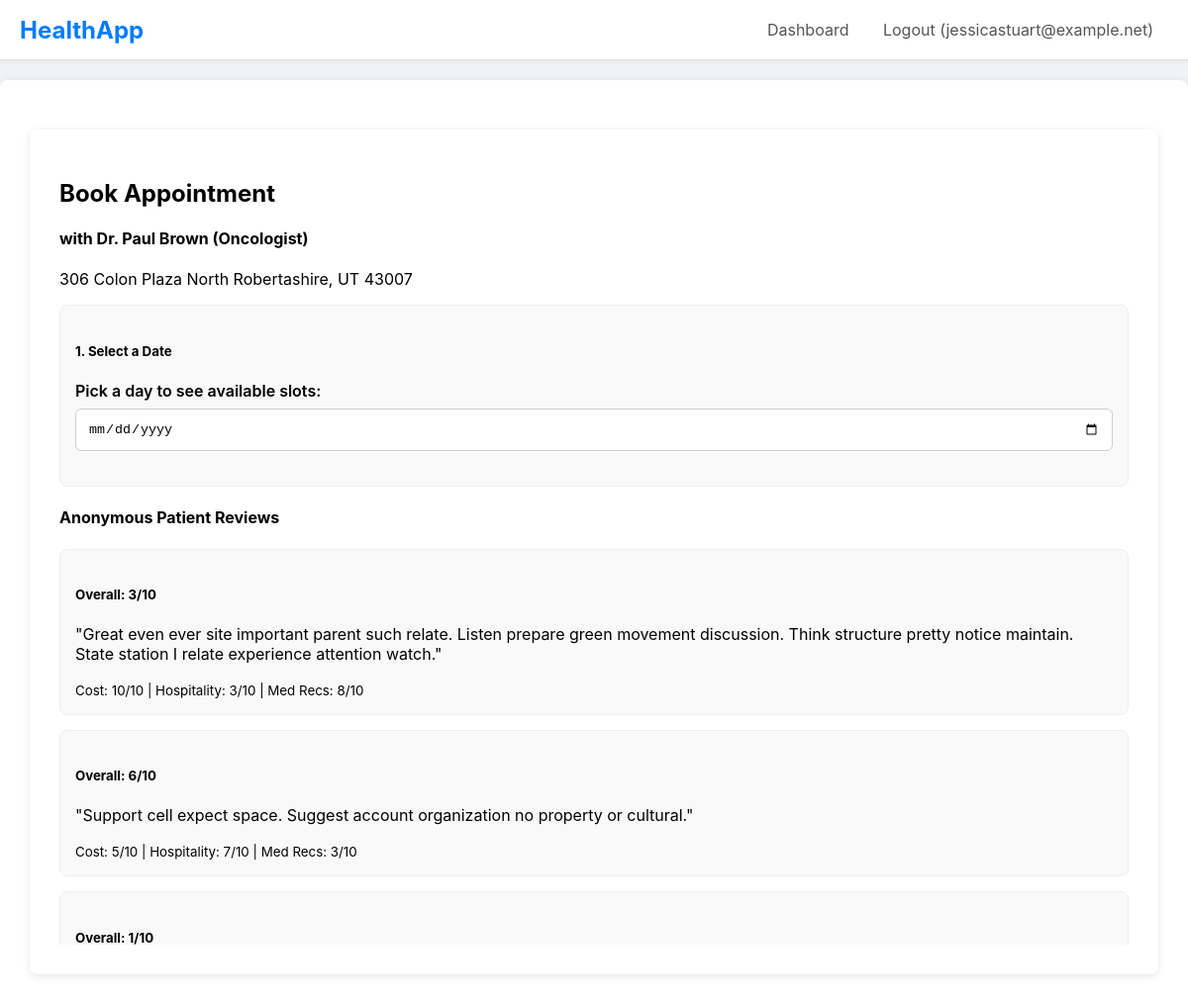
Before: /book_appointment/1 (signed in) with the older database file.
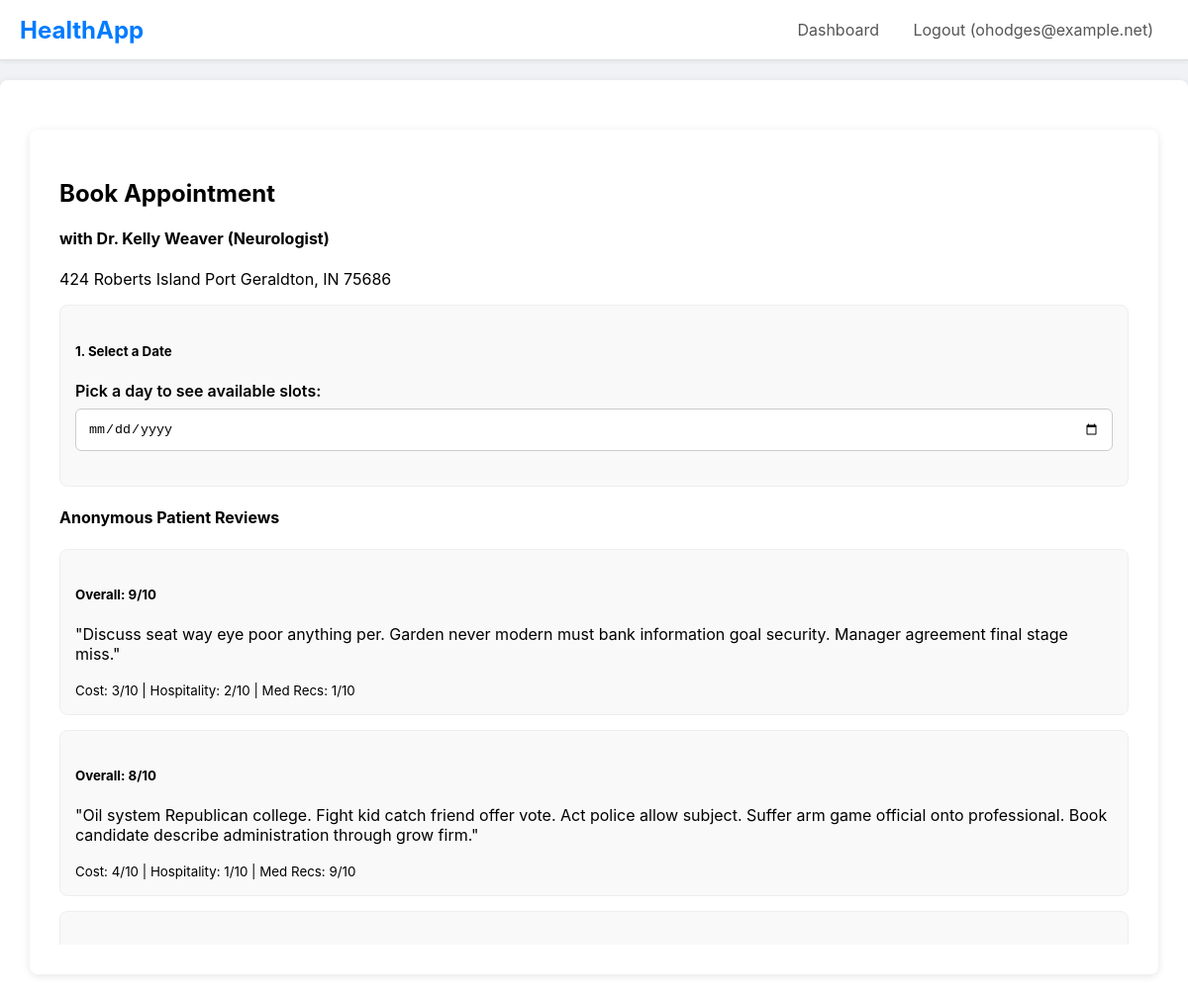
After: the same page with the newer database file.
### main.py (models this page shows)
class User(db.Model, UserMixin):
    id = db.Column(db.Integer, primary_key=True)
    email = db.Column(db.String(120), unique=True, nullable=False)
    password_hash = db.Column(db.String(60), nullable=False)
    role = db.Column(db.String(20), nullable=False)
    patient_profile = db.relationship('PatientProfile', backref='user', uselist=False, cascade="all, delete-orphan")
    doctor_profile = db.relationship('DoctorProfile', backref='user', uselist=False, cascade="all, delete-orphan")
    insurance_profile = db.relationship('InsuranceProfile', backref='user', uselist=False, cascade="all, delete-orphan")

class DoctorProfile(db.Model):
    id = db.Column(db.Integer, primary_key=True)
    full_name = db.Column(db.String(100), nullable=False, default='Dr. Unnamed')
    phone = db.Column(db.String(20))
    specialty = db.Column(db.String(100))
    practice_address = db.Column(db.String(200))
    pincode = db.Column(db.String(10))
    latitude = db.Column(db.Float)
    longitude = db.Column(db.Float)
    availability_start_time = db.Column(db.Time) # e.g., 09:00:00
    availability_end_time = db.Column(db.Time)   # e.g., 17:00:00
    slot_duration_minutes = db.Column(db.Integer, default=30)
    user_id = db.Column(db.Integer, db.ForeignKey('user.id'), nullable=False, unique=True)
    records_written = db.relationship('MedicalRecord', backref='doctor', lazy='dynamic', foreign_keys='MedicalRecord.doctor_id')
    appointments = db.relationship('Appointment', backref='doctor', lazy='dynamic', foreign_keys='Appointment.doctor_id')
    reviews = db.relationship('DoctorReview', backref='doctor_profile', lazy='dynamic', foreign_keys='DoctorReview.doctor_id')
    files_written = db.relationship('MedicalFile', backref='doctor', lazy='dynamic', foreign_keys='MedicalFile.doctor_id')
    permitted_patients = db.relationship('PatientProfile', secondary=patient_doctor_permissions,
        back_populates='permitted_doctors')

class DoctorReview(db.Model):
    id = db.Column(db.Integer, primary_key=True)
    cost_rating = db.Column(db.Integer, nullable=False) # 1-10
    hospitality_rating = db.Column(db.Integer, nullable=False) # 1-10
    med_rec_rating = db.Column(db.Integer, nullable=False) # 1-10
    overall_rating = db.Column(db.Integer, nullable=False) # 1-10
    comment = db.Column(db.Text)
    created_at = db.Column(db.DateTime, nullable=False, default=db.func.current_timestamp())
    patient_id = db.Column(db.Integer, db.ForeignKey('patient_profile.id'), nullable=False)
    doctor_id = db.Column(db.Integer, db.ForeignKey('doctor_profile.id'), nullable=False)
    __table_args__ = (db.UniqueConstraint('patient_id', 'doctor_id', name='_patient_doctor_review_uc'),)

### main.py (the view, shortened to what this page needs)
@app.route("/book_appointment/<int:doctor_id>", methods=['GET', 'POST'])
@login_required
@role_required('patient')
def book_appointment(doctor_id):
    doctor = db.session.get(DoctorProfile, doctor_id)
    if not doctor:
        flash('Doctor not found.', 'danger')
        return redirect(url_for('patient_dashboard'))
    selected_date_str = request.args.get('date')
    selected_date = None
    available_slots = []
    today_date = datetime.date.today().isoformat()
    reviews = doctor.reviews.order_by(DoctorReview.created_at.desc()).all()
    return render_template('book_appointment.html',
                           doctor=doctor,
                           reviews=reviews,
                           selected_date=selected_date,
                           available_slots=available_slots,
                           today_date=today_date) # <-- Pass today's date to the template

### main.py (called while the page is built)
@login_manager.user_loader
def load_user(user_id):
    return db.session.get(User, int(user_id))

def role_required(role_name):
    def decorator(f):
        @wraps(f)
        def decorated_function(*args, **kwargs):
            if not current_user.is_authenticated or current_user.role != role_name:
                abort(403)
            if current_user.role == 'patient':
                g.profile = current_user.patient_profile
            elif current_user.role == 'doctor':
                g.profile = current_user.doctor_profile
            elif current_user.role == 'insurance':
                g.profile = current_user.insurance_profile
            return f(*args, **kwargs)
        return decorated_function
    return decorator

### templates/book_appointment.html (shortened to what this page needs)
{% extends 'layout.html' %}
{% block content %}
<div class="container mt-4">
    <h2>Book Appointment</h2>
    <h4>with {{ doctor.full_name }} ({{ doctor.specialty }})</h4>
    <p>{{ doctor.practice_address }}</p>
    <div class="row">
        <div class="col-md-6">
            <div class="card">
                <div class="card-body">
                    <h5 class="card-title">1. Select a Date</h5>
                    <div class="form-group">
                        <label for="appointment_date">Pick a day to see available slots:</label>
                        <input type="date" id="appointment_date" class="form-control"
                               value="{{ selected_date.isoformat() if selected_date else '' }}"
                               min="{{ today_date }}">
                    </div>
                </div>
            </div>
        </div>
        <div class="col-md-6">
            <h4>Anonymous Patient Reviews</h4>
            <div style="max-height: 400px; overflow-y: auto;">
                {% if reviews %}
                    {% for review in reviews %}
                        <div class="card mb-2">
                            <div class="card-body">
                                <h5 class="card-title">Overall: {{ review.overall_rating }}/10</h5>
                                <p class="card-text">"{{ review.comment }}"</p>
                                <small class="text-muted">
                                    Cost: {{ review.cost_rating }}/10 |
                                    Hospitality: {{ review.hospitality_rating }}/10 |
                                    Med Recs: {{ review.med_rec_rating }}/10
                                </small>
                            </div>
                        </div>
                    {% endfor %}
                {% else %}
                    <p>No reviews available for this doctor yet.</p>
                {% endif %}
            </div>
        </div>
    </div>
</div>
{% endblock %}

### templates/layout.html (shortened to what this page needs)
<!DOCTYPE html>
<html lang="en">
<head>
</head>
<body>
    <nav>
        <div class="logo"><a href="{{ url_for('home') }}" style="text-decoration: none; color: #007bff;">HealthApp</a></div>
        <div class="nav-links">
            {% if current_user.is_authenticated %}
                <a href="{{ url_for('dashboard') }}">Dashboard</a>
                <a href="{{ url_for('logout') }}">Logout ({{ current_user.email }})</a>
            {% else %}
                <a href="{{ url_for('login') }}">Login</a>
                <a href="{{ url_for('register') }}">Register</a>
            {% endif %}
        </div>
    </nav>
    <div class="container">
        {% block content %}{% endblock %}
    </div>
</body>
</html>

### templates/layout.html (style rules this page uses)
body { font-family: -apple-system, BlinkMacSystemFont, "Segoe UI", Roboto, Helvetica, Arial, sans-serif; margin: 0; background-color: #f0f2f5; }
nav { background-color: #ffffff; padding: 0 20px; border-bottom: 1px solid #ddd; display: flex; justify-content: space-between; align-items: center; box-shadow: 0 2px 4px rgba(0,0,0,0.05); }
nav .logo { font-size: 1.5rem; font-weight: bold; color: #007bff; }
nav .nav-links a { color: #555; text-decoration: none; padding: 20px 15px; display: inline-block; }
.container { max-width: 1200px; margin: 20px auto; background-color: #ffffff; padding: 30px; border-radius: 8px; box-shadow: 0 2px 8px rgba(0,0,0,0.1); }
.form-group { margin-bottom: 20px; }
.form-group label { display: block; margin-bottom: 8px; font-weight: 600; }
.form-group input, .form-group select, .form-group textarea { width: 100%; padding: 12px; border: 1px solid #ccc; border-radius: 6px; box-sizing: border-box; }
.card { background: #f9f9f9; border: 1px solid #eee; border-radius: 8px; padding: 15px; margin-bottom: 15px; }

Changed rows visible on the page:
no longer on this page (row edited): DoctorReview: overall_rating "3", comment "Great even ever site important parent such relate. Listen prepare green movement discussion. Think structure pretty notice maintain. State station I relate experience attention watch.", cost_rating "10", hospitality_rating "3", med_rec_rating "8"
no longer on this page (row edited): DoctorReview: overall_rating "6", comment "Support cell expect space. Suggest account organization no property or cultural.", cost_rating "5", hospitality_rating "7", med_rec_rating "3"
no longer on this page (row edited): DoctorReview: overall_rating "1"
changed User: email "jessicastuart@example.net" → "ohodges@example.net"
changed DoctorProfile: full_name "Dr. Paul Brown" → "Dr. Kelly Weaver"; specialty "Oncologist" → "Neurologist"; practice_address "306 Colon Plaza North Robertashire, UT 43007" → "424 Roberts Island Port Geraldton, IN 75686"
now on this page (row edited): DoctorReview: overall_rating "9", comment "Discuss seat way eye poor anything per. Garden never modern must bank information goal security. Manager agreement final stage miss.", cost_rating "3", hospitality_rating "2", med_rec_rating "1"
now on this page (row edited): DoctorReview: overall_rating "8", comment "Oil system Republican college. Fight kid catch friend offer vote. Act police allow subject. Suffer arm game official onto professional. Book candidate describe administration through grow firm.", cost_rating "4", hospitality_rating "1", med_rec_rating "9"
